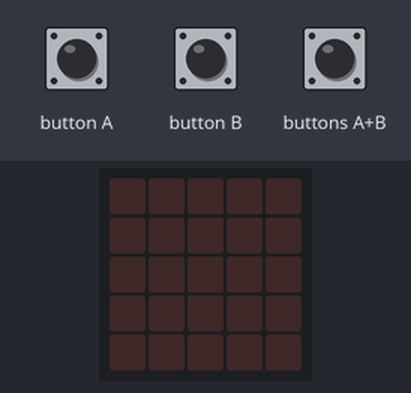
This program was run on a simulated BBC micro:bit (MakeCode). Parts: the board's 5×5 LED display. The inputs (shaded band) are chosen by the test bench.

Above: at 1.2 s.
1.3 s: button A pressed for 0.15 s
At 2.2 s:
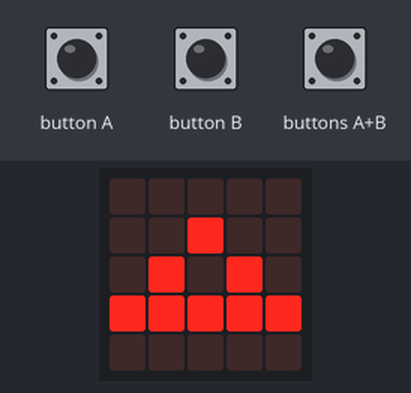
2.9 s: button B pressed for 0.15 s
At 3.5 s:
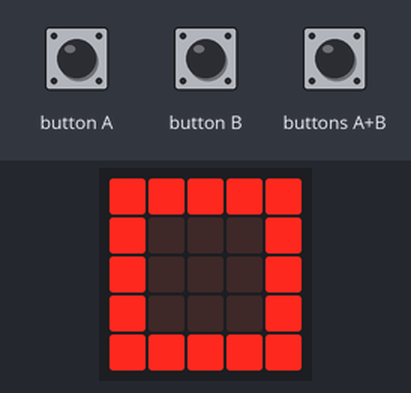
4.5 s: buttons A+B pressed for 0.15 s
At 4.8 s:
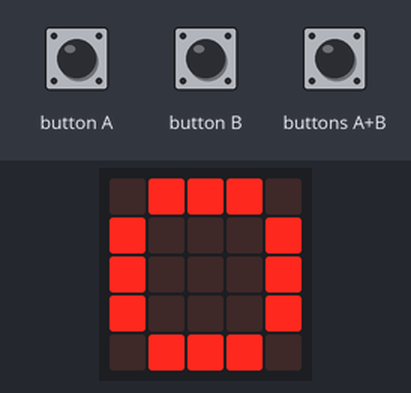
6.1 s: button A pressed for 1 s
At 7.2 s:
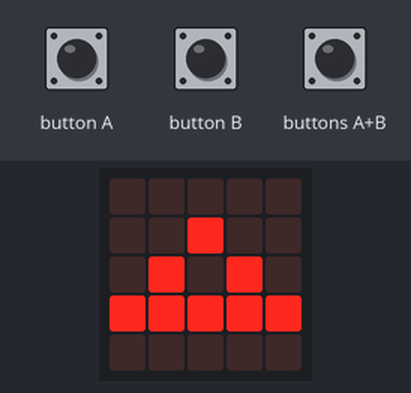
8.6 s: button B pressed for 1 s
At 9.2 s:
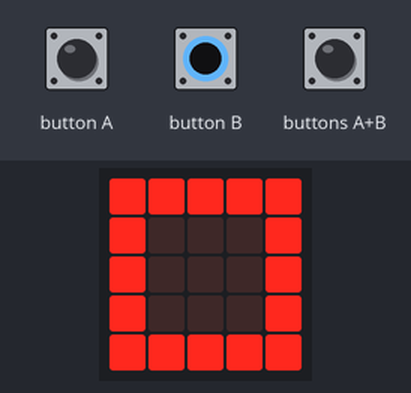
Timing chart, 0 to 11.6 s (numbered marks = the images above; inputs shaded):
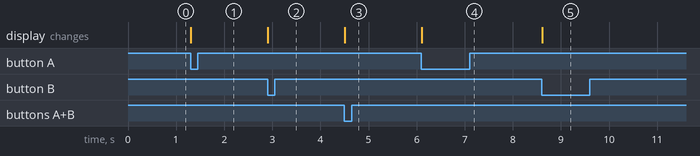

Measured:
- after the input at 1.3 s, the display: changes at once (image 1)
- after the input at 2.9 s, the display: changes at once (image 2)
- after the input at 4.5 s, the display: changes at once (image 3)
- after the input at 6.1 s, the display: changes at once (image 4)
- after the input at 8.6 s, the display: changes at once (image 5)

The program:

main.ts
```typescript
/**
 * basic.forever(function () {
 *
 * if (input.lightLevel() >= 50) {
 *
 * basic.showIcon(IconNames.Heart)
 *
 * } else {
 *
 * basic.showIcon(IconNames.No)
 *
 * }
 *
 * })
 */
basic.forever(function () {
    if (input.buttonIsPressed(Button.AB)) {
        basic.showLeds(`
            . # # # .
            # . . . #
            # . . . #
            # . . . #
            . # # # .
            `)
    } else if (input.buttonIsPressed(Button.A)) {
        basic.showIcon(IconNames.Triangle)
    } else if (input.buttonIsPressed(Button.B)) {
        basic.showIcon(IconNames.Square)
    }
})
```

test.ts
```typescript
// 테스트는 여기로 이동합니다; 이 패키지가 확장으로 사용될 때 컴파일되지 않을 것 입니다.
```
